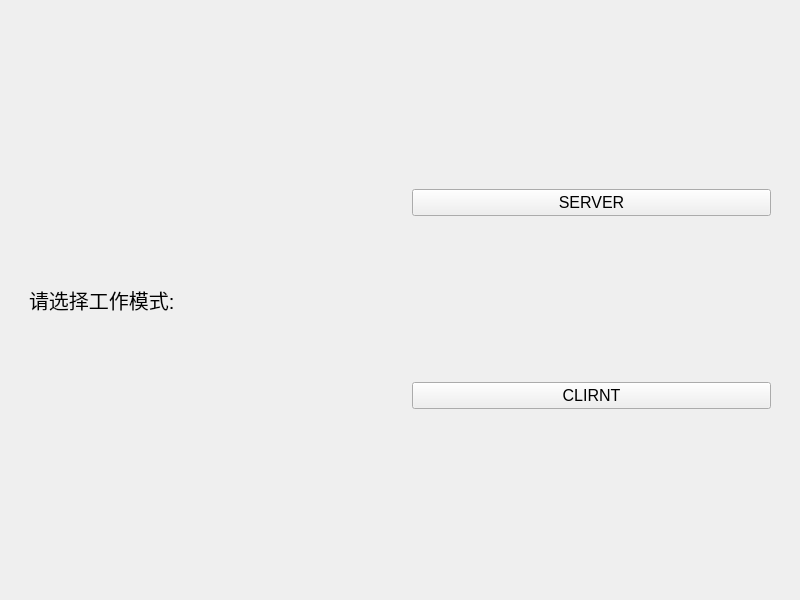
<?xml version="1.0" encoding="UTF-8"?>
<ui version="4.0">
 <class>MainWidget</class>
 <widget class="QWidget" name="MainWidget">
  <property name="geometry">
   <rect>
    <x>0</x>
    <y>0</y>
    <width>800</width>
    <height>600</height>
   </rect>
  </property>
  <property name="windowTitle">
   <string>MainWidget</string>
  </property>
  <layout class="QHBoxLayout" name="horizontalLayout_2">
   <item>
    <widget class="QWidget" name="widget" native="true">
     <layout class="QHBoxLayout" name="horizontalLayout">
      <item>
       <widget class="QWidget" name="widget_3" native="true">
        <layout class="QHBoxLayout" name="horizontalLayout_3">
         <item>
          <widget class="QLabel" name="workModeLabel">
           <property name="font">
            <font>
             <pointsize>15</pointsize>
            </font>
           </property>
           <property name="text">
            <string>请选择工作模式:</string>
           </property>
          </widget>
         </item>
        </layout>
       </widget>
      </item>
      <item>
       <widget class="QWidget" name="widget_2" native="true">
        <layout class="QVBoxLayout" name="verticalLayout">
         <item>
          <widget class="QPushButton" name="serverButton">
           <property name="font">
            <font>
             <pointsize>12</pointsize>
            </font>
           </property>
           <property name="text">
            <string>SERVER</string>
           </property>
          </widget>
         </item>
         <item>
          <widget class="QPushButton" name="clientButton">
           <property name="font">
            <font>
             <pointsize>12</pointsize>
            </font>
           </property>
           <property name="text">
            <string>CLIRNT</string>
           </property>
          </widget>
         </item>
        </layout>
       </widget>
      </item>
     </layout>
    </widget>
   </item>
  </layout>
 </widget>
 <resources/>
 <connections/>
</ui>
